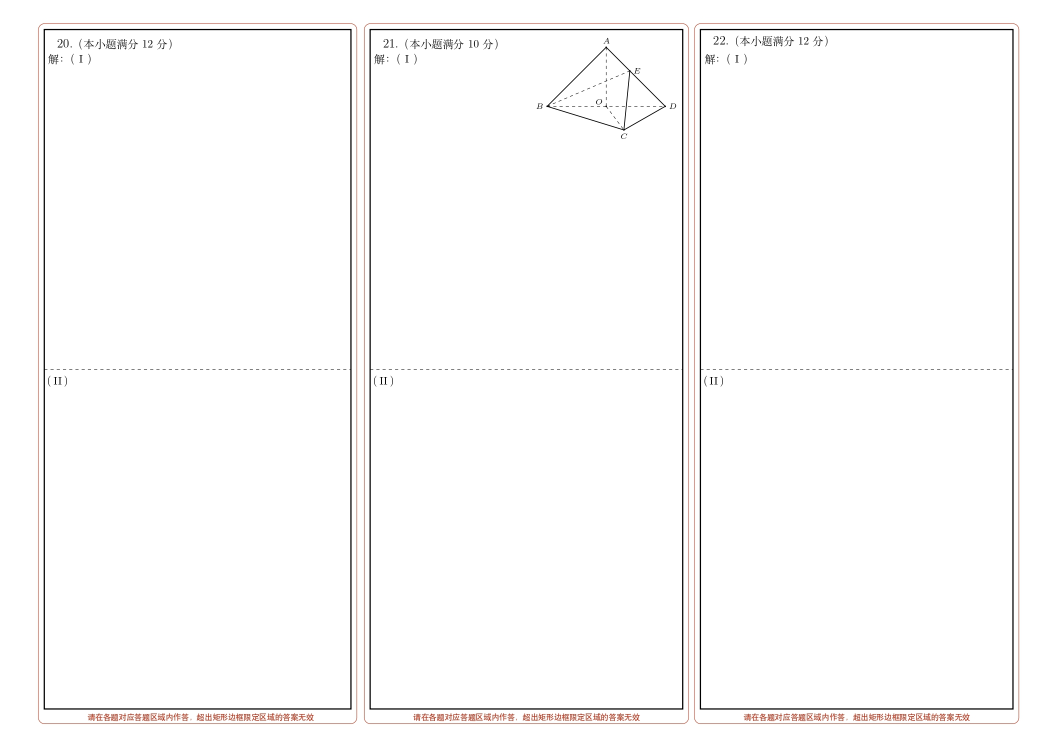
#> input picture img/Answer_Sheet_page-0002.jpg, 2085 x 1477 px, given in place of d.jpg, which was not available (shown at 1/2 size)
$ python cut_img.py
#> lines starting #> are read from the running program, lines starting #| are printed output that depends on the picture; pictures that were not available may be replaced by others from this repository, and a replacement may not be noted
import cv2
import os

#学生名
name = "d"

#读取学生试卷
img = cv2.imread("{}.jpg".format(name))
#> img is the input picture: shape (1477, 2085, 3); mean B, G, R 250.6, 250.8, 251.4
img =cv2.resize(img,(1200,800),interpolation=cv2.INTER_CUBIC)
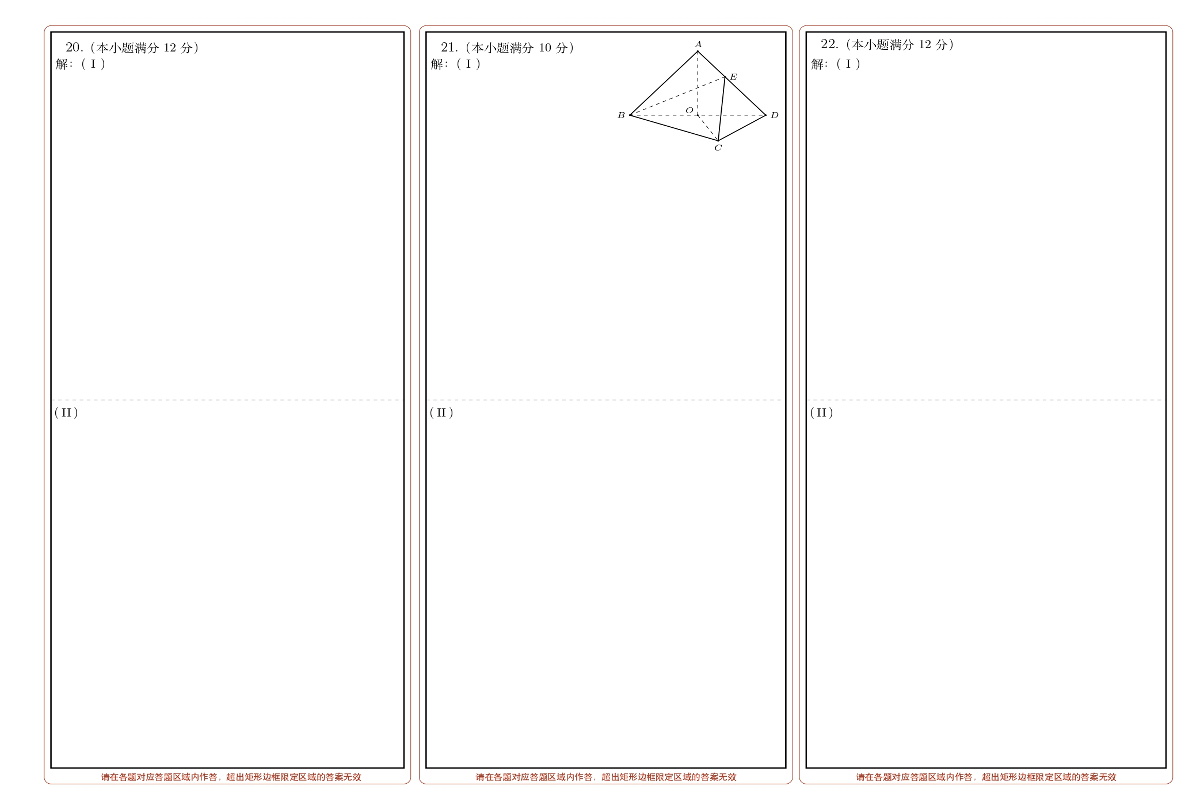
#> img: shape (800, 1200, 3); mean B, G, R 250.5, 250.7, 251.3


#os.makedirs("../p_img/ct")
#选择题
ct = img[280:350,50:400]
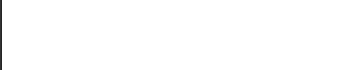
#> ct: shape (70, 350, 3); min 36, max 255, mean 253.8

gray = cv2.cvtColor(ct,cv2.COLOR_BGR2GRAY)

for i in range(10,65,13):
    for j in range(32,100,22):
        if gray[i,j] < 50:
            if j == 32:
                print("A")
            elif j == 54:
                print("B")
            elif j == 76:
                print("C")
            elif j == 98:
                print("D")
#保存文件
cv2.imwrite("../p_img/ct/" + name + ".jpg",ct)
cv2.imshow("123",ct)
cv2.waitKey(0)

#os.makedirs("../p_img/blank")
#填空题
blank = img[390:480,60:400]
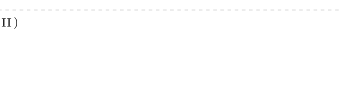
#> blank: shape (90, 340, 3); min 35, max 255, mean 254.5
cv2.imwrite("../p_img/blank/" + name + ".jpg",blank)
cv2.imshow("123",blank)
cv2.waitKey(0)

#os.makedirs("../p_img/one")
#os.makedirs("../p_img/one_2")
#第一道大题
one = img[490:750,60:400]
#> one: shape (260, 340, 3); every value is 255
one_2 = img[40:220,430:770]
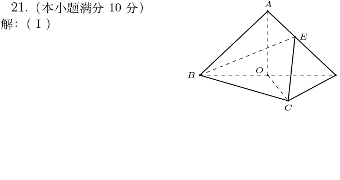
#> one_2: shape (180, 340, 3); min 0, max 255, mean 251.5

#one = cv2.vconcat([one,one_2])
cv2.imwrite("../p_img/one/" + name + ".jpg",one)
cv2.imwrite("../p_img/one_2/" + name + ".jpg",one_2)
cv2.imshow("123",one)
cv2.waitKey(0)
cv2.imshow("123",one_2)
cv2.waitKey(0)


#os.makedirs("../p_img/two")
#os.makedirs("../p_img/two_2")
#第二道大题
two = img[220:500,430:770]
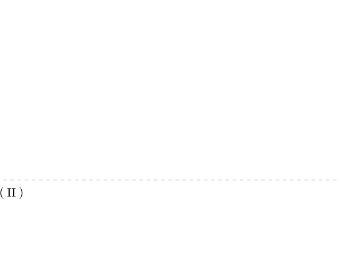
#> two: shape (280, 340, 3); min 0, max 255, mean 254.8
two_2 = img[500:750,430:770]
#> two_2: shape (250, 340, 3); every value is 255
cv2.imwrite("../p_img/two/" + name + ".jpg",two)
cv2.imwrite("../p_img/two_2/" + name + ".jpg",two_2)
cv2.imshow("123",two)
cv2.waitKey(0)
cv2.imshow("123",two_2)
cv2.waitKey(0)


#os.makedirs("../p_img/three")
#os.makedirs("../p_img/three_2")
#第三道大题
three = img[20:400,800:1180]
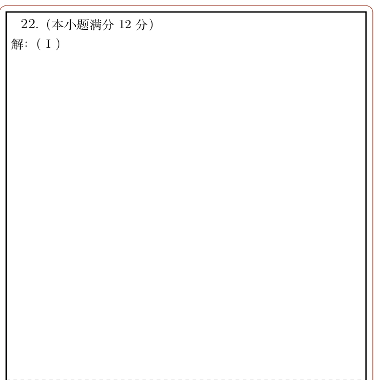
#> three: shape (380, 380, 3); mean B, G, R 250.8, 250.9, 251.2
three_2 = img[400:750,800:1180]
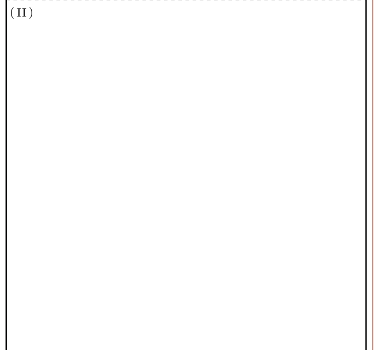
#> three_2: shape (350, 380, 3); mean B, G, R 252.5, 252.5, 252.7
cv2.imwrite("../p_img/three/" + name + ".jpg",three)
cv2.imwrite("../p_img/three_2/" + name + ".jpg",three_2)
cv2.imshow("123",three)
cv2.waitKey(0)
cv2.imshow("123",three_2)
cv2.waitKey(0)


#cv2.imshow("123",three_2)
#cv2.waitKey(0)

$ run again, on img/d.jpg
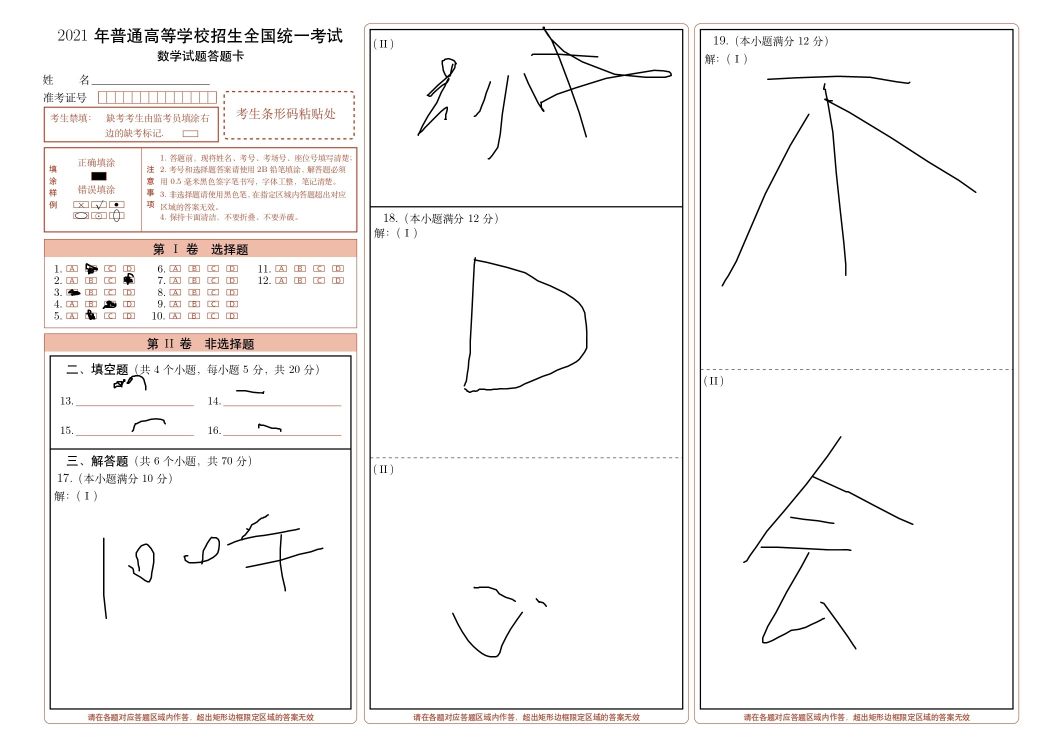
#> input picture img/d.jpg, 2085 x 1477 px (shown at 1/2 size)
#> img is the input picture: shape (1477, 2085, 3); mean B, G, R 244.8, 245.5, 247.1
#> img: shape (800, 1200, 3)
#> `three = img[20:400,800:1180]`:
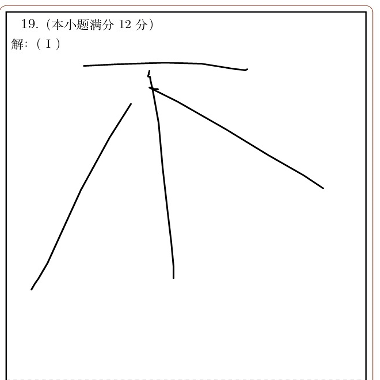
#> three: shape (380, 380, 3); mean B, G, R 248.5, 248.5, 248.7
#> `three_2 = img[400:750,800:1180]`:
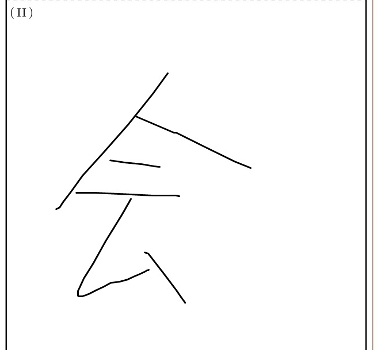
#> three_2: shape (350, 380, 3); mean B, G, R 250.2, 250.2, 250.3
